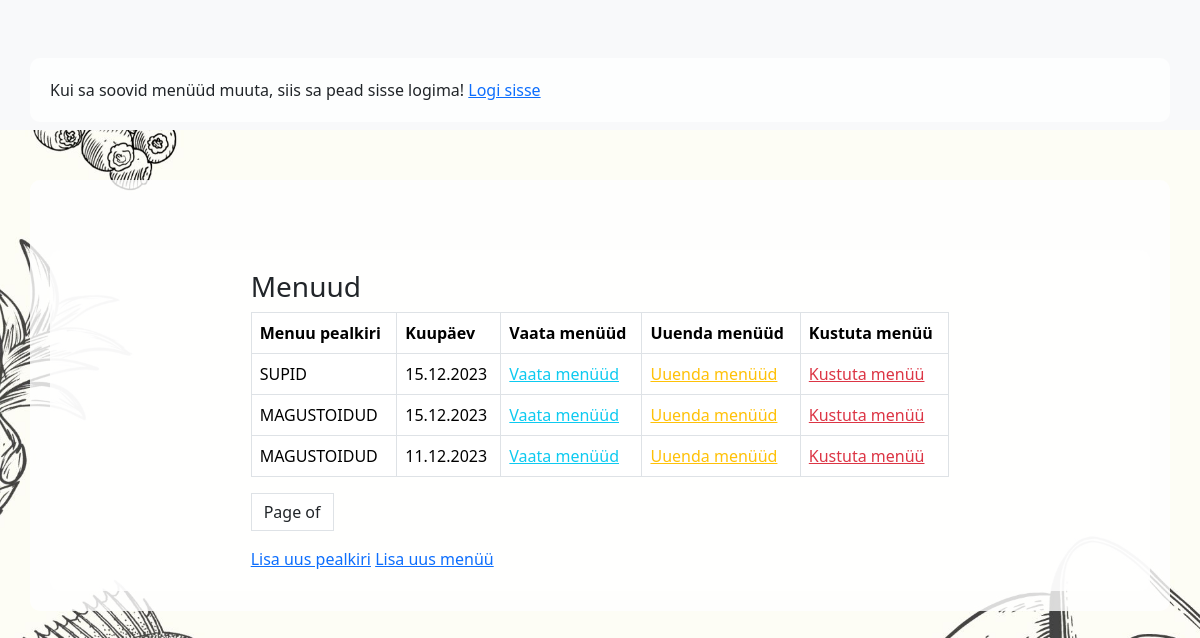
Screenshot of /app_admin/menu_list/ with the database file from the repository.
### app_admin/models.py (models this page shows, shortened)
class Menu(models.Model):
    date = models.ForeignKey(Heading, on_delete=models.CASCADE)
    category = models.ForeignKey(Category, on_delete=models.CASCADE)
    class Meta:
        ordering = ['date', 'category']

class Category(models.Model):
    number = models.PositiveIntegerField(verbose_name="Number")
    name = models.CharField(max_length=255, unique=True, verbose_name="Uue kategooria nimetus")

class Heading(models.Model):
    date = models.DateField(blank=False, null=False, unique=True, verbose_name="Kuupäev")
    topic = models.CharField(max_length=100, null=True, blank=True, verbose_name="Teemapäev")
    chef = models.CharField(max_length=100, null=True, blank=True, verbose_name="Peakokk soovitab:")
    student = models.CharField(max_length=100, null=True, blank=True, verbose_name="Kes tegid:")
    class Meta:
        ordering = ['-date']
    def __str__(self):
        return f'{self.date.strftime("%d.%m.%Y")}'

### app_admin/views.py (the view)
# urls.py: path('menu_list/', views.MenuListView.as_view(), name='menu_list'),
class MenuListView(ListView):
    template_name = 'app_admin/menu_list.html'
    model = Menu  # Change the model to Menu
    context_object_name = 'menu_list'
    def get_context_data(self, **kwargs):
        context = super().get_context_data(**kwargs)
        return context

### app_admin/templates/app_admin/menu_list.html (shortened to what this page needs)
{% extends 'base_admin.html' %}
{% block content %}
    <div class="container">
        <div class="row">
            <div class="col-8 mx-auto">
                <h3>Menuud</h3>
                <table class="table table-bordered table-hover">
                    <thead>
                        <tr class="text">
                            <th>Menuu pealkiri</th>
                            <th>Kuupäev</th>
                            <th>Vaata menüüd</th>
                            <th>Uuenda menüüd</th>
                            <th>Kustuta menüü</th>
                        </tr>
                    </thead>
                    <tbody>
{% for menuitem in object_list %}
    <tr>
        <td>{{ menuitem.category.name }}</td>
        <td>{{ menuitem.date }}</td>
        <td><a href="{% url 'app_admin:menu_detail' pk=menuitem.id %}" class="text-info">Vaata menüüd</a></td>
        <td><a href="{% url 'app_admin:menu_update' pk=menuitem.id %}" class="text-warning">Uuenda menüüd</a></td>
        <td><a href="{% url 'app_admin:menu_delete' pk=menuitem.id %}" class="text-danger">Kustuta menüü</a></td>
    </tr>
{% endfor %}
                    </tbody>
                </table>
                <ul class="pagination">
                    <li class="page-link text-dark">
                        Page {{ page_obj.number }} of {{ page_obj.paginator.num_pages }}
                    </li>
                </ul>
                <a href="{% url 'app_admin:heading_create' %}">Lisa uus pealkiri</a>
                <a href="{% url 'app_admin:menu_add' %}">Lisa uus menüü</a>
            </div>
        </div>
    </div>
{% endblock %}

### rows the page displays
Menu: category.name "SUPID", date "15.12.2023"
Menu: category.name "MAGUSTOIDUD", date "15.12.2023"
Menu: category.name "MAGUSTOIDUD", date "11.12.2023"
